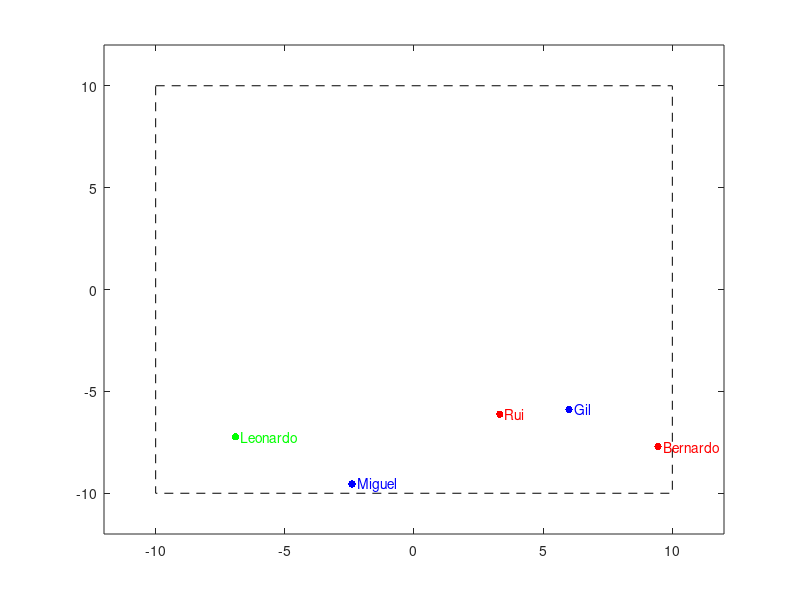

MATLAB code for this plot: (Note: this script raises an error after producing the figure.)
%% Header
clc; clear all; close all;

%% Create players
i=0;

% red team


i = i +1;
s(i).team = 'red';
s(i).name = 'Rui';
s(i).color = [1 0 0];
s(i).x = rand()*20-10;
s(i).y = rand()*20-10;
s(i).killed = 0;


i = i +1;
s(i).team = 'red';
s(i).name = 'Bernardo';
s(i).color = [1 0 0];
s(i).x = rand()*20-10;
s(i).y = rand()*20-10;
s(i).killed = 0;
% green team
i = i +1;
s(i).team = 'green';
s(i).name = 'Leonardo';
s(i).color = [0 1 0];
s(i).x = rand()*20-10;
s(i).y = rand()*20-10;
s(i).killed = 0;

% blue team
i = i +1;
s(i).team = 'blue';
s(i).name = 'Miguel';
s(i).color = [0 0 1];
s(i).x = rand()*20-10;
s(i).y = rand()*20-10;
s(i).killed = 0;

i = i +1;
s(i).team = 'blue';
s(i).name = 'Gil';
s(i).color = [0 0 1];
s(i).x = rand()*20-10;
s(i).y = rand()*20-10;
s(i).killed = 0;

%% Create arena

h = figure;
set(h, 'Position', [961 29 960 935]) % put the figure where I want it

plot([-10 10 10 -10 -10], [10 10 -10 -10 10], '--k')
hold on
axis([-12 12 -12 12])

for i=1:size(s,2) % percorrer todos os jogadores
    s(i).h = plot(s(i).x, s(i).y, '.', 'MarkerSize',16, ...
        'Color',s(i).color);

    s(i).h_text = text(s(i).x+0.2, s(i).y, s(i).name, 'Color',s(i).color);
end


%% play the game


for k=1:500

    %% Move all players
    for i=1:size(s,2) % percorrer todos os jogadores
        s = movePlayer(s, i);% move
    end

    %% Check if a player was hunted
    for i=1:size(s,2) % percorrer todos os jogadores
        for j=1:size(s,2) % para cada jogador ver todos os outros
            if strcmp(s(i).team, 'red') && strcmp(s(j).team, 'blue')
                d = sqrt((s(j).x-s(i).x)^2 + (s(j).y - s(i).y)^2);
                if d < 0.05 % kill player
                    s(i).killed = 1;
                    set(s(i).h_text, 'Color', [0.5 0.6 0.6])
                end

            end
        end

    end



    %% Check if a player is outside the arena
    for i=1:size(s,2) % percorrer todos os jogadores
        if s(i).x < -10 || s(i).x > 10 || ...
                s(i).y < -10 || s(i).y > 10
            s(i).x = rand()*6-3;
            s(i).y = rand()*6-3;
        end
    end

    
    

    %% Draw all players
    for i=1:size(s,2) % percorrer todos os jogadores
        set(s(i).h, 'XData',s(i).x , 'YData',s(i).y)
        set(s(i).h_text, 'Position', [s(i).x+0.2 s(i).y 0])
    end

    pause(0.1)



end